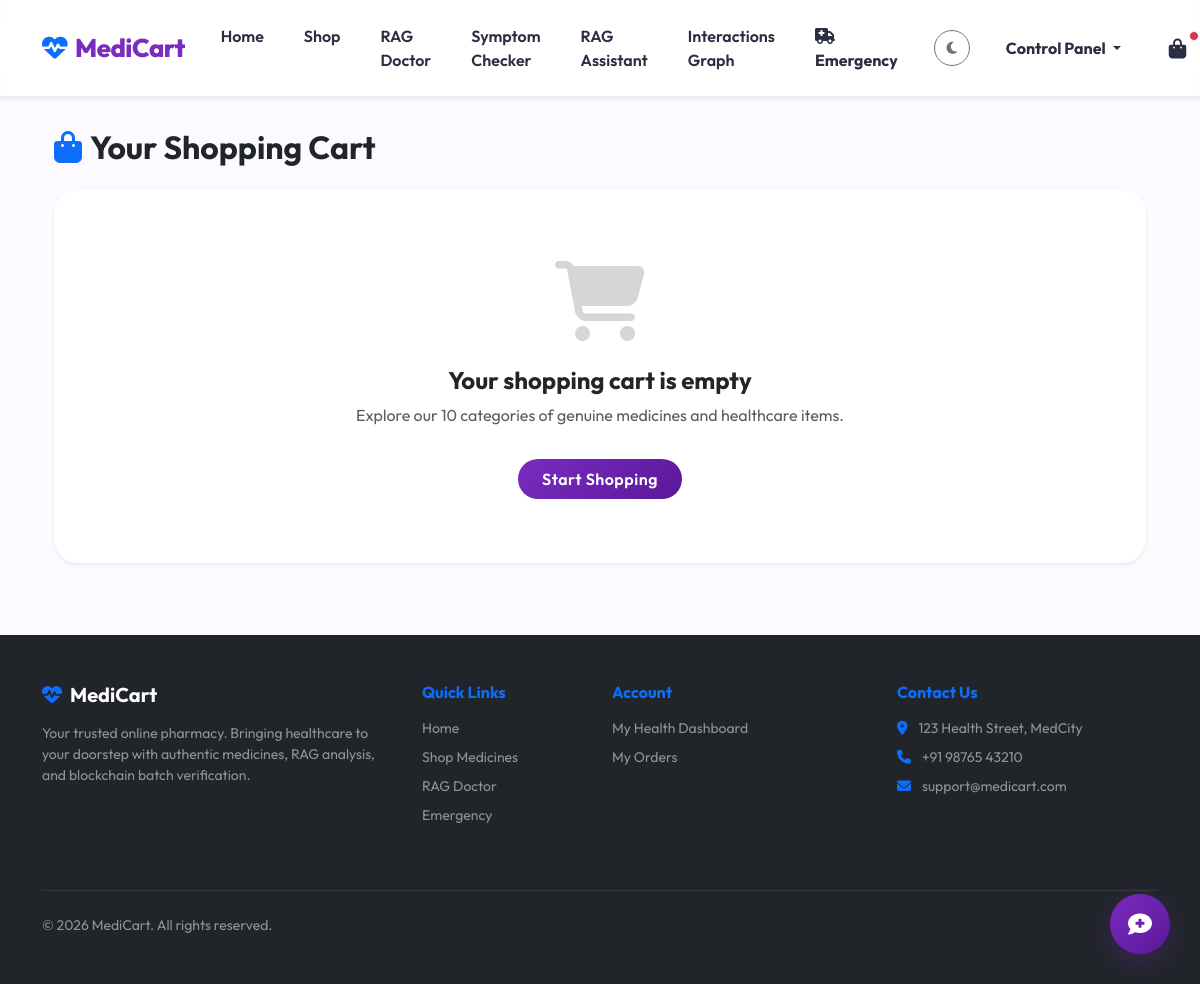
The app's page /orders/cart/ (signed in), older data.
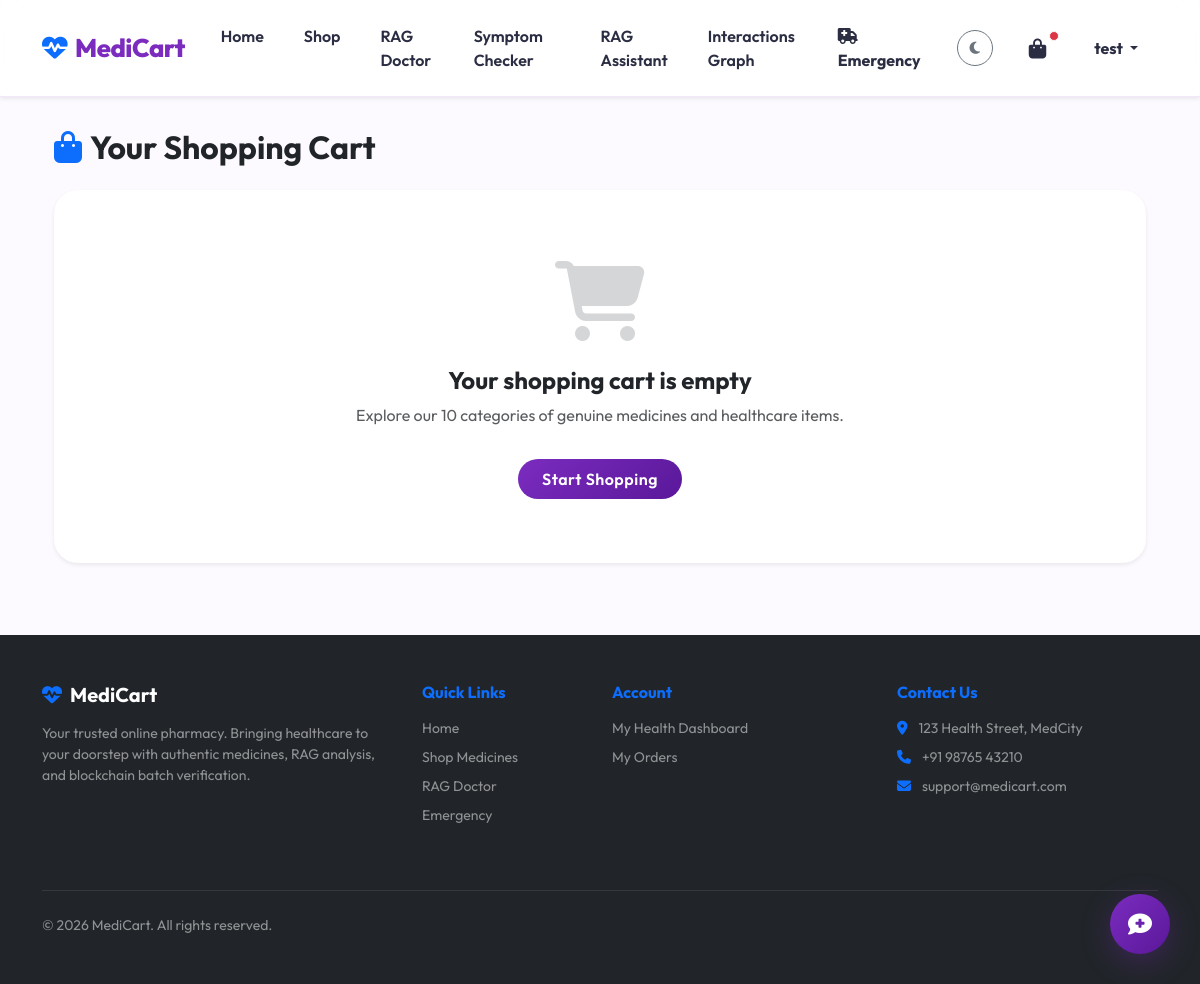
The same page, newer data.
### accounts/models.py (models this page shows, shortened)
class User(AbstractUser):
    ROLE_CHOICES = (
        ('Customer', 'Customer'),
        ('Pharmacist', 'Pharmacist'),
        ('Admin', 'Admin'),
    )
    role = models.CharField(max_length=15, choices=ROLE_CHOICES, default='Customer')
    is_admin = models.BooleanField(default=False)
    is_customer = models.BooleanField(default=True)
    phone = models.CharField(max_length=15, blank=True, null=True)
    address = models.TextField(blank=True, null=True)
    age = models.PositiveIntegerField(blank=True, null=True)
    gender = models.CharField(max_length=10, blank=True, null=True)
    allergies = models.TextField(blank=True, null=True, help_text="Comma-separated allergies")
    medical_history = models.TextField(blank=True, null=True, help_text="Chronic conditions or previous medical logs")
    mfa_enabled = models.BooleanField(default=False)
    mfa_secret = models.CharField(max_length=32, blank=True, null=True)

### orders/views.py (the view)
# urls.py: path('cart/', views.cart_view, name='cart_view'),
@login_required
def cart_view(request):
    cart, created = Cart.objects.get_or_create(user=request.user)
    from store.views import apply_dynamic_pricing
    for item in cart.items.all():
        item.medicine.price = apply_dynamic_pricing(item.medicine)
    return render(request, 'orders/cart.html', {'cart': cart})

### orders/models.py (called while the page is built)
    @property
    def total_price(self):
        return sum(item.total_price for item in self.items.all())

### templates/orders/cart.html (shortened to what the changed rows need)
{% extends 'base.html' %}
{% load static %}
{% block content %}
<div class="container my-4">
    <h2 class="fw-bold mb-4 text-dark"><i class="fas fa-shopping-bag text-primary me-2"></i>Your Shopping Cart</h2>
</div>
{% endblock %}

### templates/base.html (shortened to what the changed rows need)
<!DOCTYPE html>
<html lang="en">
<head>
    <link href="https://cdn.jsdelivr.net/npm/bootstrap@5.3.0/dist/css/bootstrap.min.css" rel="stylesheet">
    <link rel="stylesheet" href="https://cdnjs.cloudflare.com/ajax/libs/font-awesome/6.4.0/css/all.min.css">
    {% load static %}
    <link rel="stylesheet" href="{% static 'css/style.css' %}">
</head>
<body class="d-flex flex-column min-vh-100">
    <nav class="navbar navbar-expand-lg navbar-light fixed-top shadow-sm py-3">
        <div class="container">
            <div class="collapse navbar-collapse" id="navbarNav">
                <ul class="navbar-nav align-items-center">
                    {% if user.is_authenticated %}
                    {% if user.is_staff or user.role == 'Admin' or user.role == 'Pharmacist' %}
                    <li class="nav-item dropdown me-2">
                        <a class="nav-link dropdown-toggle fw-bold text-primary" href="#" data-bs-toggle="dropdown">
                            Control Panel
                        </a>
                    </li>
                    {% endif %}
                    <li class="nav-item">
                        <a class="nav-link position-relative" href="{% url 'cart_view' %}">
                            <i class="fas fa-shopping-bag fa-lg"></i>
                            <span
                                class="position-absolute top-10 start-100 translate-middle p-1 bg-danger border border-light rounded-circle">
                            </span>
                        </a>
                    </li>
                    <li class="nav-item dropdown ms-2">
                        <a class="nav-link dropdown-toggle fw-bold" href="#" data-bs-toggle="dropdown">
                            {{ user.username }}
                        </a>
                    </li>
                    {% else %}
                    <li class="nav-item"><a class="btn btn-outline-primary me-2 rounded-pill px-4"
                            href="{% url 'login' %}">Login</a></li>
                    <li class="nav-item"><a class="btn btn-primary rounded-pill px-4"
                            href="{% url 'register' %}">Register</a></li>
                    {% endif %}
                </ul>
            </div>
        </div>
    </nav>
    <div class="container mt-4 flex-grow-1">
        {% block content %}{% endblock %}
    </div>
</body>
</html>

Row changes from the older to the newer data that the page shows:
now on this page (row edited): User: username "test"
changed User: is_staff True → False (drawn)
Text that changed along with them:
text no longer shown: "Control Panel"
